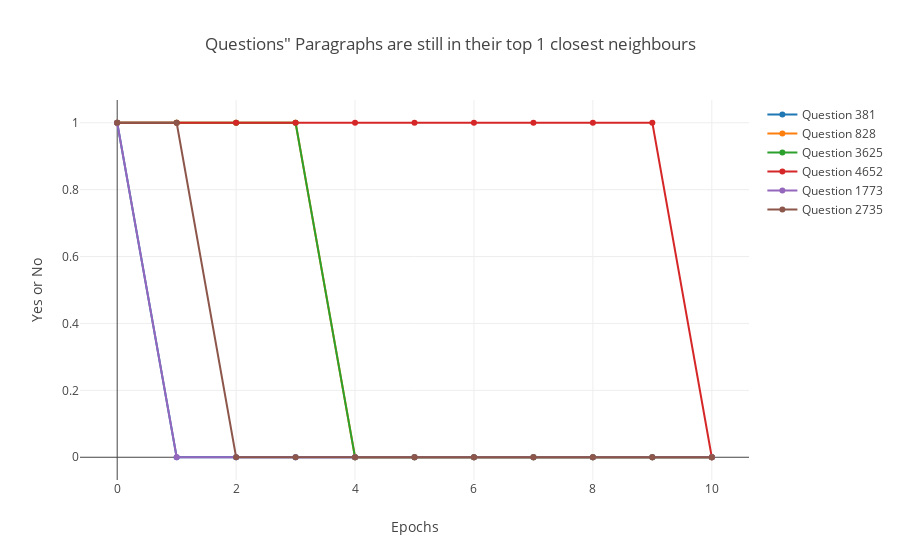

The notebook cell saved with this chart:
### Code cell
"""
which of questions are getting worse (moving farther from its ground-truth) through subsequent epochs.
"""

k = 1
good_questions_at_top_1_idx = np.where(my_dict['top_k'][str(k)]['are_founds_before'] == 1)
np.random.shuffle(good_questions_at_top_1_idx[0])
# IN ORDER TO SELECT RANDOM QUESTIONS
#question_ids = good_questions_at_top_1_idx[0][:number_of_sample_question_size]

# IN ORDER TO ENTER QUESTIONS
question_ids = [381, 828, 3625, 4652, 1773, 2735]

good_questions_at_top_1_are_founds = my_dict['top_k'][str(k)]['are_founds_before'][question_ids]
good_questions_at_top_1_labels = my_dict['top_k'][str(k)]['closest_labels_before'][question_ids]
good_questions_at_top_1_distances = my_dict['top_k'][str(k)]['distances_before'][question_ids]

still_good_question = pd.DataFrame()
still_good_question[0]= np.reshape(good_questions_at_top_1_are_founds, [-1,])
for i in range(1,num_of_epochs+1):
    still_good_question[i] = np.reshape(my_dict[str(i)]['top_k'][str(k)]['are_founds_after'][question_ids], [-1,])
still_good_question = still_good_question.T
still_good_question.columns = [question_ids[col_name] for col_name in still_good_question.columns]
data = []
problematic_questions = []
for q in question_ids:
    _problematic_question = np.where(still_good_question[q] == 0)[0]
    _problematic_question = still_good_question[q][_problematic_question]
    if _problematic_question.shape[0] != 0:
        problematic_questions.append(_problematic_question.name)
    trace = go.Scatter(
    x = still_good_question.index,
    y = still_good_question[q],
    mode = 'lines+markers',
    name = 'Question {}'.format(q))
    data.append(trace)

layout = go.Layout(
    title='Questions" Paragraphs are still in their top {} closest neighbours'.format(k),
    xaxis=dict(
        title='Epochs'
    ),
    yaxis=dict(
        title='Yes or No'
    )
)
fig =  go.Figure(data=data, layout=layout)
py.offline.iplot(fig)
print('Problematic Questions')
[_p for _p in problematic_questions]

### Figure 1 — Plotly figure (JSON) as saved in the notebook; plotly's stock layout.template omitted (floating-point values rounded to 4 significant figures)
{"data": [{"mode": "lines+markers", "name": "Question 381", "type": "scatter", "x": [0, 1, 2, 3, 4, 5, 6, 7, 8, 9, 10], "y": [1, 0, 0, 0, 0, 0, 0, 0, 0, 0, 0]}, {"mode": "lines+markers", "name": "Question 828", "type": "scatter", "x": [0, 1, 2, 3, 4, 5, 6, 7, 8, 9, 10], "y": [1, 1, 1, 1, 0, 0, 0, 0, 0, 0, 0]}, {"mode": "lines+markers", "name": "Question 3625", "type": "scatter", "x": [0, 1, 2, 3, 4, 5, 6, 7, 8, 9, 10], "y": [1, 1, 1, 1, 0, 0, 0, 0, 0, 0, 0]}, {"mode": "lines+markers", "name": "Question 4652", "type": "scatter", "x": [0, 1, 2, 3, 4, 5, 6, 7, 8, 9, 10], "y": [1, 1, 1, 1, 1, 1, 1, 1, 1, 1, 0]}, {"mode": "lines+markers", "name": "Question 1773", "type": "scatter", "x": [0, 1, 2, 3, 4, 5, 6, 7, 8, 9, 10], "y": [1, 0, 0, 0, 0, 0, 0, 0, 0, 0, 0]}, {"mode": "lines+markers", "name": "Question 2735", "type": "scatter", "x": [0, 1, 2, 3, 4, 5, 6, 7, 8, 9, 10], "y": [1, 1, 0, 0, 0, 0, 0, 0, 0, 0, 0]}], "layout": {"title": "Questions\" Paragraphs are still in their top 1 closest neighbours", "xaxis": {"title": "Epochs"}, "yaxis": {"title": "Yes or No"}}}
